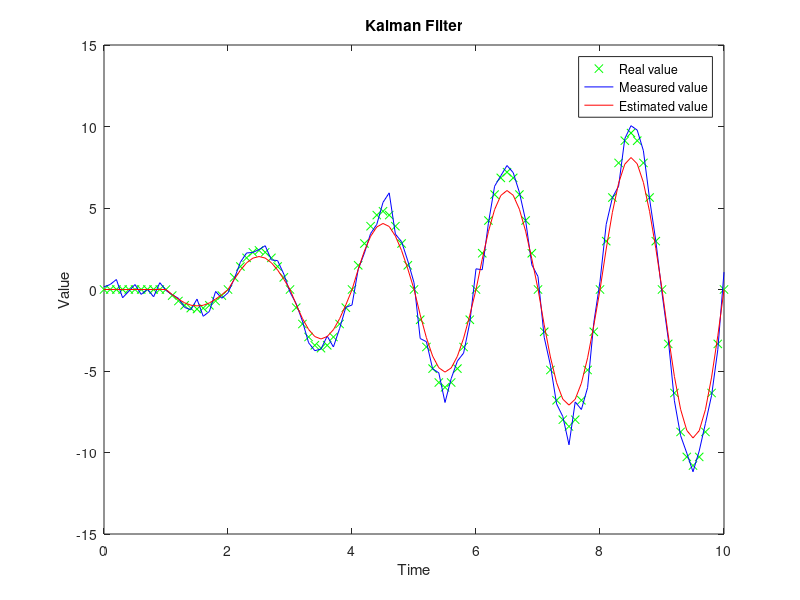

This chart was generated by the following MATLAB code:
% Source:
% https://stackoverflow.com/questions/61958087/designing-kalman-filter
clear all;
close all;
clc;

t = 0:0.1:10;

A = 0.01;
C = 1;

% Covariance matrices
% Processing noise
W = 0.01;
Q = 0.01; % A degree of trust to measurements

% Measurement noise
V = 1;
R = 1;

% Initial conditions
x0 = 0;
P0 = 0;

xpri = x0;
Ppri = P0;

xpost = x0;
Ppost = P0;

% State
x = zeros(1, length(t));
Y = zeros(1, length(t));
X = Y;
X(1) = x0;

% xpri - x priori
% xpost - x posteriori
% Ppri - P priori
% Ppost - P posteriori

w = 1 * pi;
phi = 0;
Amp = floor(t);
snr = 5;

for i = 1:length(t)
    % Generate real data
    %x(i) = C*sin((i-1) * 0.1);
    x(i) = 1.2 * Amp(i) * sin(w * t(i) + phi);

    % Noise measurements
    %Y(i) = x(i) + normrnd(0, sqrt(V));
    Y(i) = awgn(x(i), snr);

    if i > 1
        % Prediction
        % xpri = A*xpost + Amp(i)*sin((i-1)*0.1);
        xpri = A*xpost + Amp(i) * sin(w * t(i) + phi);
        Ppri = A*Ppost * A' + Q;

        eps = Y(i) - C * xpri;
        S = C * Ppri * C' + R;
        K = Ppri * C' * S^(-1);

        xpost = xpri + K * eps;
        Ppost = Ppri - K * S * K';

        X(i) = xpost;
    end
end

% Calculate absolute errors
error = (Y - X);
abs_error = abs(error);
max_error = max(abs_error);
mse = mean(error.^2);
rmse = sqrt(mse);

% Calculate MSE for time series
mse_array = zeros(length(error));
rmse_array = zeros(length(error));

for n=1:length(error)
    mse = mean(error(1:n).^2);
    mse_array(n) = mse;
    rmse_array(n) = sqrt(mse);
end

fprintf("Max error: %f\n", max_error);
fprintf("MSE:       %f\n", mse);
fprintf("RMSE:      %f\n", rmse);

plot(t, x, 'gx', t, Y, 'b', t, X, 'r')
title('Kalman Filter')
xlabel('Time')
ylabel('Value')
legend('Real value', 'Measured value', 'Estimated value')
